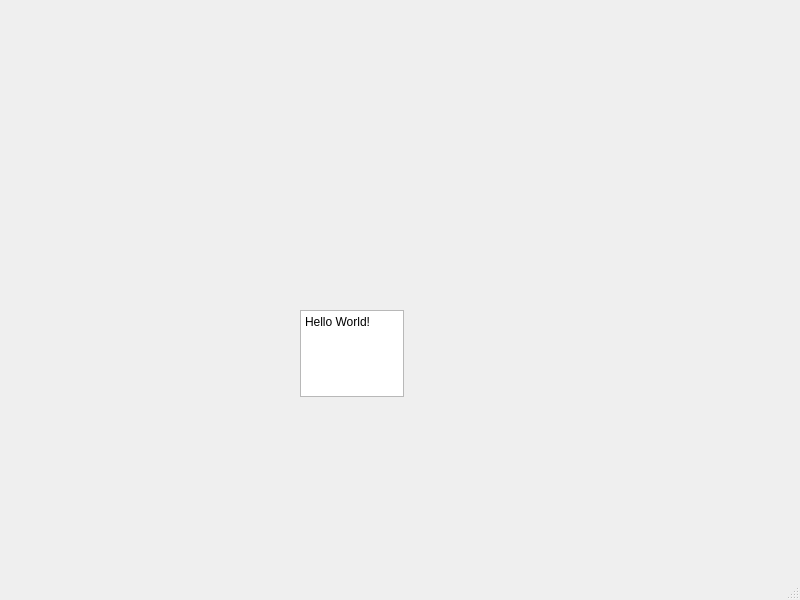
<?xml version="1.0" encoding="UTF-8"?>
<ui version="4.0">
 <class>MainWindow</class>
 <widget class="QMainWindow" name="MainWindow">
  <property name="geometry">
   <rect>
    <x>0</x>
    <y>0</y>
    <width>800</width>
    <height>600</height>
   </rect>
  </property>
  <property name="windowTitle">
   <string>MainWindow</string>
  </property>
  <widget class="QWidget" name="centralwidget">
   <widget class="QTextEdit" name="textEdit">
    <property name="geometry">
     <rect>
      <x>300</x>
      <y>310</y>
      <width>104</width>
      <height>87</height>
     </rect>
    </property>
    <property name="html">
     <string>&lt;!DOCTYPE HTML PUBLIC &quot;-//W3C//DTD HTML 4.0//EN&quot; &quot;http://www.w3.org/TR/REC-html40/strict.dtd&quot;&gt;
&lt;html&gt;&lt;head&gt;&lt;meta name=&quot;qrichtext&quot; content=&quot;1&quot; /&gt;&lt;style type=&quot;text/css&quot;&gt;
p, li { white-space: pre-wrap; }
&lt;/style&gt;&lt;/head&gt;&lt;body style=&quot; font-family:'PMingLiU'; font-size:9pt; font-weight:400; font-style:normal;&quot;&gt;
&lt;p style=&quot; margin-top:0px; margin-bottom:0px; margin-left:0px; margin-right:0px; -qt-block-indent:0; text-indent:0px;&quot;&gt;Hello World!&lt;/p&gt;&lt;/body&gt;&lt;/html&gt;</string>
    </property>
   </widget>
  </widget>
  <widget class="QMenuBar" name="menubar">
   <property name="geometry">
    <rect>
     <x>0</x>
     <y>0</y>
     <width>800</width>
     <height>25</height>
    </rect>
   </property>
  </widget>
  <widget class="QStatusBar" name="statusbar"/>
 </widget>
 <resources/>
 <connections/>
</ui>
